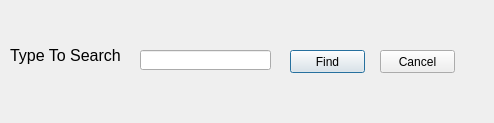
<?xml version="1.0" encoding="UTF-8"?>
<ui version="4.0">
 <class>findword</class>
 <widget class="QDialog" name="findword">
  <property name="geometry">
   <rect>
    <x>0</x>
    <y>0</y>
    <width>494</width>
    <height>123</height>
   </rect>
  </property>
  <property name="windowTitle">
   <string>Dialog</string>
  </property>
  <widget class="QLabel" name="label">
   <property name="geometry">
    <rect>
     <x>10</x>
     <y>40</y>
     <width>121</width>
     <height>31</height>
    </rect>
   </property>
   <property name="font">
    <font>
     <pointsize>12</pointsize>
    </font>
   </property>
   <property name="text">
    <string>Type To Search</string>
   </property>
  </widget>
  <widget class="QLineEdit" name="lineEdit">
   <property name="geometry">
    <rect>
     <x>140</x>
     <y>50</y>
     <width>131</width>
     <height>20</height>
    </rect>
   </property>
  </widget>
  <widget class="QPushButton" name="FindButton">
   <property name="geometry">
    <rect>
     <x>290</x>
     <y>50</y>
     <width>75</width>
     <height>23</height>
    </rect>
   </property>
   <property name="text">
    <string>Find</string>
   </property>
  </widget>
  <widget class="QPushButton" name="CancelButton">
   <property name="geometry">
    <rect>
     <x>380</x>
     <y>50</y>
     <width>75</width>
     <height>23</height>
    </rect>
   </property>
   <property name="text">
    <string>Cancel</string>
   </property>
  </widget>
 </widget>
 <resources/>
 <connections/>
</ui>
